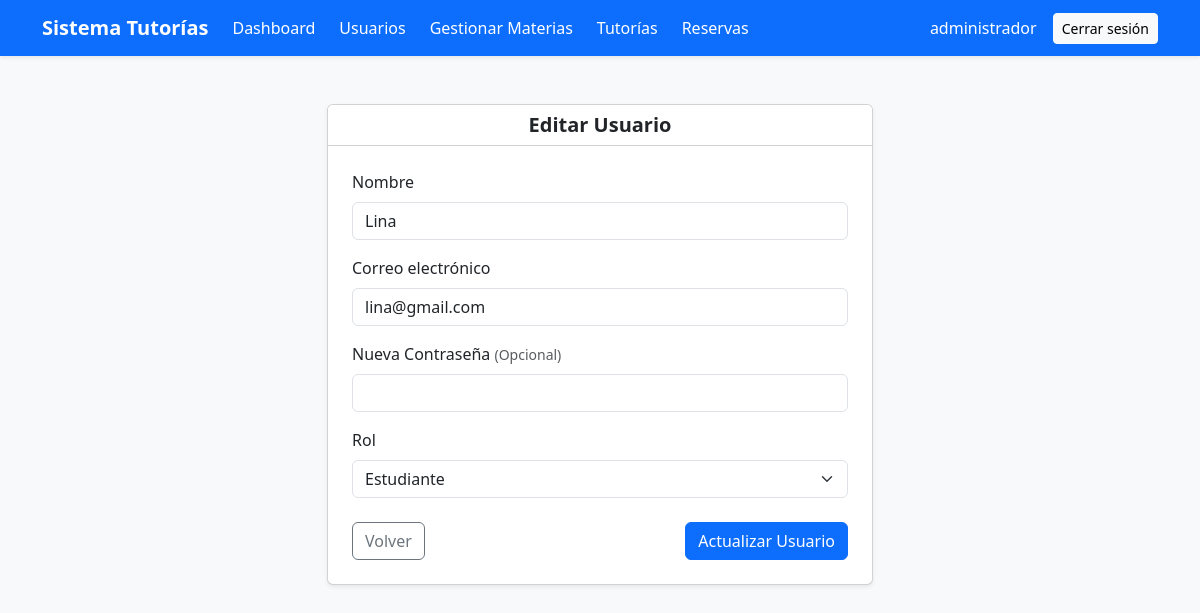
/sistema_tutorias/views/usuarios/editar.php?id=6 (signed in), run on the app's committed database.
### tables this page shows
CREATE TABLE `tb_usuarios` (
  `id_usuario` int(11) NOT NULL,
  `nombre` varchar(100) NOT NULL,
  `correo` varchar(100) NOT NULL,
  `password` varchar(255) NOT NULL,
  `id_rol` int(11) NOT NULL,
  `activo` tinyint(1) DEFAULT 1,
  `fecha_creacion` timestamp NOT NULL DEFAULT current_timestamp()
);

CREATE TABLE `tb_rol` (
  `id_rol` int(11) NOT NULL,
  `nombre` varchar(50) NOT NULL
);

### sistema_tutorias/views/usuarios/editar.php (the view, shortened to what this page needs)
<?php
require_once "../../config/conexion.php";
$id_usuario = intval($_GET['id']);
$stmt = $conexion->prepare("SELECT * FROM tb_usuarios WHERE id_usuario = ?");
$stmt->bind_param("i", $id_usuario);
$stmt->execute();
$resultado = $stmt->get_result();
$usuario = $resultado->fetch_assoc();
$roles = $conexion->query("SELECT * FROM tb_rol");
?>
<?php include "../../includes/header.php"; ?>
<?php include "../../includes/navbar.php"; ?>
<div class="container py-5">
    <div class="row justify-content-center">
        <div class="col-md-8 col-lg-6">
            <div class="card shadow-sm border-1">
                <div class="card-header bg-white text-center">
                    <h5 class="mb-0 fw-semibold">Editar Usuario</h5>
                </div>
                <div class="card-body px-4 py-4">
                    <form method="POST" action="../../controllers/UsuarioController.php?accion=actualizar">
                        <div class="mb-3">
                            <label class="form-label">Nombre</label>
                            <input type="text" name="nombre" class="form-control"
                                   value="<?php echo $usuario['nombre']; ?>" required>
                        </div>
                        <div class="mb-3">
                            <label class="form-label">Correo electrónico</label>
                            <input type="email" name="correo" class="form-control"
                                   value="<?php echo $usuario['correo']; ?>" required>
                        </div>
                        <div class="mb-3">
                            <label class="form-label">
                                Nueva Contraseña
                                <small class="text-muted">(Opcional)</small>
                            </label>
                            <input type="text" name="password" class="form-control">
                        </div>
                        <div class="mb-4">
                            <label class="form-label">Rol</label>
                            <select name="id_rol" class="form-select" required>
                                <?php while ($rol = $roles->fetch_assoc()) : ?>
                                    <option value="<?php echo $rol['id_rol']; ?>"
                                        <?php if ($usuario['id_rol'] == $rol['id_rol']) echo "selected"; ?>>
                                        <?php echo ucfirst($rol['nombre']); ?>
                                    </option>
                                <?php endwhile; ?>
                            </select>
                        </div>
                        <div class="d-flex justify-content-between">
                            <a href="listar.php" class="btn btn-outline-secondary">
                                Volver
                            </a>
                            <button type="submit" class="btn btn-primary">
                                Actualizar Usuario
                            </button>
                        </div>
                    </form>
                </div>
            </div>
        </div>
    </div>
</div>
<?php include "../../includes/footer.php"; ?>

### data on the page
tb_usuarios: nombre "Lina", correo "lina@gmail.com", id_rol "Estudiante"

### other printed values
$nombre "administrador"
